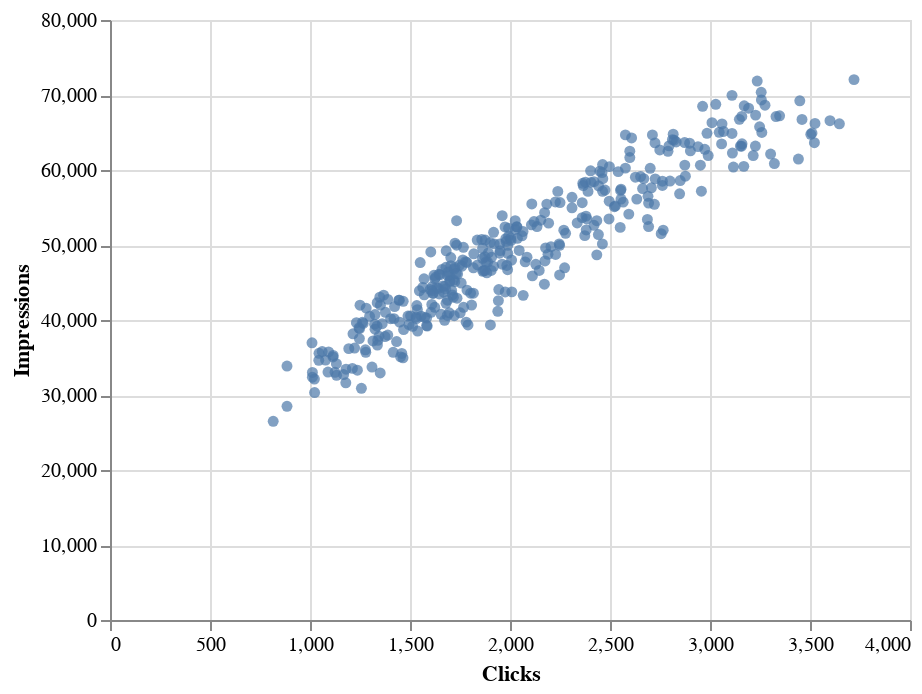

Here is the notebook cell this chart was saved with:
### Markdown cell above
Visualize the relationship between Impressions and Clicks

### Code cell
import altair as alt
chart = alt.Chart(data).mark_circle().encode(x='Clicks', y='Impressions').interactive()
chart

### Figure 1 — Vega-Lite specification as saved in the notebook (floating-point values rounded to 4 significant figures; data arrays with more than 128 entries replaced by an {"elided": "..."} marker saying what was removed)
{"config": {"view": {"continuousWidth": 400, "continuousHeight": 300}}, "data": {"name": "data-39f5ad74310dc7e377cc8b8a4e8aee69"}, "mark": "circle", "encoding": {"x": {"field": "Clicks", "type": "quantitative"}, "y": {"field": "Impressions", "type": "quantitative"}}, "selection": {"selector002": {"type": "interval", "bind": "scales", "encodings": ["x", "y"]}}, "$schema": "https://vega.github.io/schema/vega-lite/v4.17.0.json", "datasets": {"data-39f5ad74310dc7e377cc8b8a4e8aee69": {"elided": "365 records"}}}
